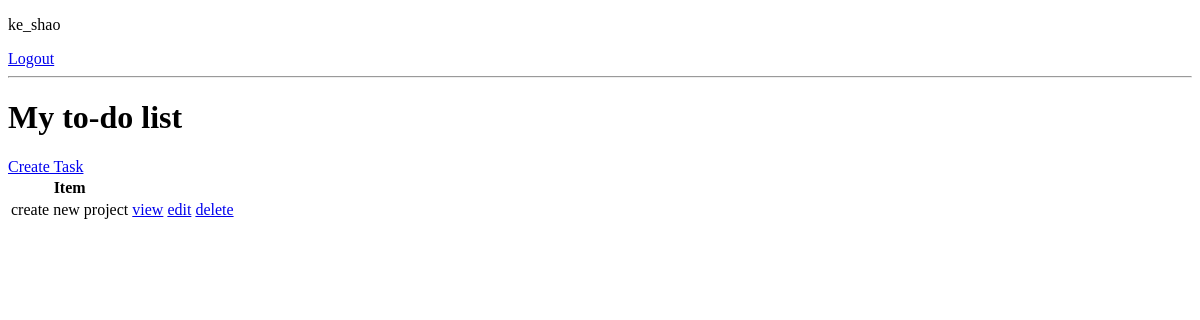
The app's page / (signed in), older data.
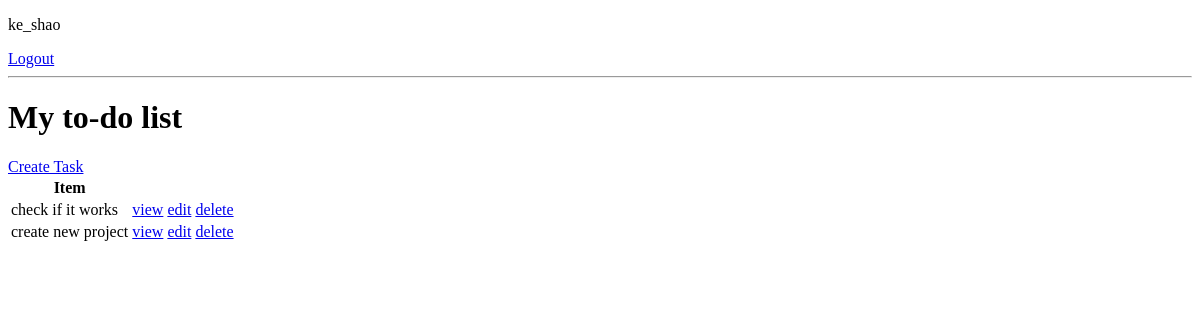
The same page, newer data.
### base/models.py (models this page shows, shortened)
class tasklist(models.Model):
    user_auth = models.ForeignKey(User, on_delete=models.CASCADE, null=True, blank=True)
    title = models.CharField(max_length=200)
    description = models.TextField(null=True, blank=True)
    complete = models.BooleanField(default=False)
    created = models.DateTimeField(auto_now_add=True)

### base/views.py (the view)
# urls.py: path('', tasks, name='tasks'),
@login_required(login_url='login')
def tasks(request):
    all_objects = tasklist.objects.filter(user_auth=request.user)
    context = {
        "obj" : all_objects
    }
    return render(request, 'Homepage.html', context)

### base/templates/Homepage.html (shortened to what this page needs)
{% extends 'base.html' %}
{% block content %}
    {% if request.user.is_authenticated %}
        <p>{{request.user}}</p>
        <a href="{% url 'logout' %}"> Logout</a>
    {% else %}
        <a href="{% url 'login' %}"> Login</a>
    {% endif %}
    <hr>
    <h1>My to-do list</h1>
    <a href="{% url 'tasks_create' %}"> Create Task</a>
    <table>
        <tr>
            <th>Item</th>
            <th></th>
        </tr>
        {%for task in obj %}
        <tr>
            <td>{{task.title}}</td>
            <td><a href=/item/{{ task.id }} > view </a> </td>
            <td><a href="{% url 'update_task' task.id %}" > edit </a> </td>
            <td><a href="{% url 'delete_task' task.id %}" > delete </a> </td>
        </tr>
        {% empty %}
        <h3>No items in list</h3>
        {% endfor %}
    </table>
{% endblock %}

### base/templates/base.html (shortened to what this page needs)
<!DOCTYPE html>
<html lang="en">
<head>
</head>
<body>
    {% block content %}{% endblock %}
</body>
</html>

Row changes from the older to the newer data that the page shows:
added tasklist: title "check if it works"
